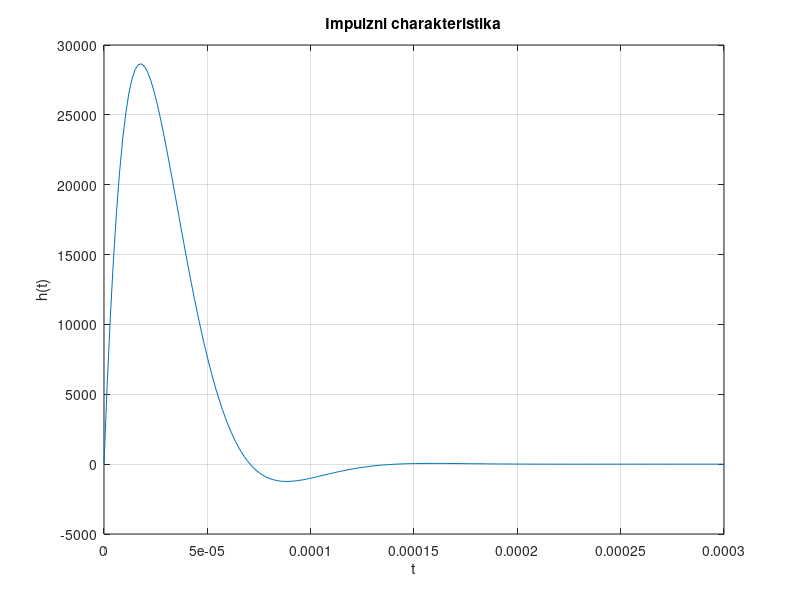

The MATLAB script that drew this image:
% zdroj : % Linearni obvody a systemy 
%           Jan Bicak  - strana 14 
% Vykreslete prubeh funkce (impulzni charakteristiky)
% h(t) = K/b*e^(-at)sin(bt)
% ---------------------------------------------------
K = 3.951e9;
a = 4.444e4;
b = 4.444e4;

% Vlastni program
% vytvori vektor s linearnim rozdelenim hodnot:
t = linspace(0, 3e-4, 200);
h = K/b*exp(-a*t).*sin(b*t);
plot(t,h);
grid
xlabel t
ylabel h(t)
title 'Impulzni charakteristika'

